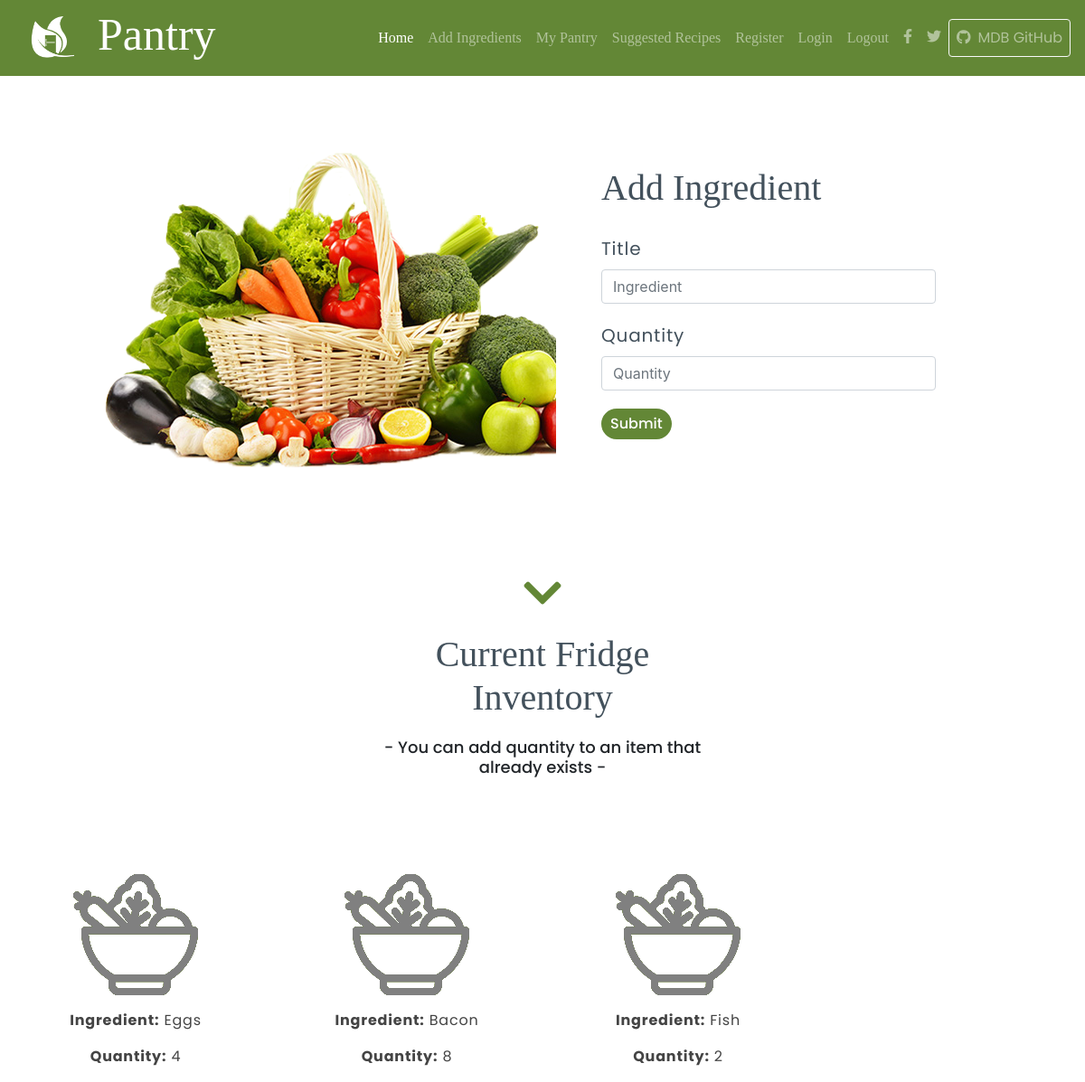
The app's page /ingredients (signed in) with its own data.
### fridge/models.py (models this page shows, shortened)
class Ingredientlist(db.Model):
    id = db.Column(db.Integer, primary_key = True)
    ingredient_col = db.Column(db.String(200))
    quantity = db.Column(db.Integer, nullable = False)
    user_id = db.Column(db.Integer, db.ForeignKey('user.id'), nullable = False)

### fridge/routes.py (the view, shortened to what this page needs)
@app.route('/ingredients', methods = ['GET', 'POST'])
@login_required
def get_ingredients():
    ingredient_form = IngredientForm()
    user_id = current_user.id
    updated_items = Ingredientlist.query.filter_by(user_id = user_id).all()
    return render_template('ingredients.html', ingredient_form = ingredient_form, updated_items = updated_items)

### fridge/forms.py
class IngredientForm(FlaskForm):
    ingredient_input = StringField("Title", validators=[DataRequired()])
    quantity = IntegerField('Quantity', validators=[DataRequired()])
    submit = SubmitField()

### fridge/models.py (called while the page is built)
@login.user_loader
def load_user(user_id):
    return User.query.get(int(user_id))

### fridge/templates/ingredients.html (shortened to what this page needs)
{% extends 'base.html' %}
{% block content %}
{% if current_user.is_authenticated %}
<div class="container-fluid ">
    <div class="row margin-top-adjust">
        <div class="col-md-1"></div>
        <div class="col-md-4 ">
            <img src="../static/images/ingredients.png" class="image-ingredient">
        </div>
        <div class="col-md-1"></div>
        <div class="col-md-5">
            <div class="form-holder">
                <h1>Add Ingredient</h1>
                <form action="" method="post">
                    <div class="form-group ">
                        <fieldset>
                            {{ ingredient_form.ingredient_input.label(class="margin-top paragraph") }}
                            {{ ingredient_form.ingredient_input(class="form-control", placeholder = "Ingredient") }}
                        </fieldset>
                        <fieldset>
                            {{ ingredient_form.quantity.label(class="margin-top paragraph") }}
                            {{ ingredient_form.quantity(class="form-control", placeholder = "Quantity") }}
                        </fieldset>
                        {{ ingredient_form.submit(class="btn btn-primary green-button margin-top") }}
                    </div>
                </form>
            </div>
        </div>
    </div>
    <div class="row">
        <div class="col-md-4"></div>
        <div class="col-md-4 center">
            <i class='fas fa-chevron-down arrow'></i>
            <h1 class="margin-top">Current Fridge Inventory</h1>
            <h3 class="subheading">- You can add quantity to an item that already exists -</h3>
        </div>
        <div class="col-md-2"></div>
    </div>
    <div class="row">
            {% for items in updated_items %}
                <div class="col-md-3 margin-top-adjust align-items">
                    <img src="../static/images/placeholder.png">
                    <p class="ingredients"><b>Ingredient:</b> {{ items.ingredient_col }}</p>
                    <p class="ingredients"><b>Quantity:</b> {{ items.quantity}}</p>
                </div>
            {% endfor %}
        </div>
    </div>
    {% else %}
    <h2>Sorry, you gotta log-in first :)</h2>
</div>
{% endif %}
{% endblock content %}

### fridge/static/css/main.css (style rules this page uses)
p { font-family: 'Playfair Display', serif; letter-spacing: 0.1vh; font-size: 20px; color:#43515c; }
.paragraph { font-family: 'Poppins', sans-serif; letter-spacing: 0.1vh; font-size: 20px; color:#43515c; }
label { font-family: 'Poppins', sans-serif; }
.green-button { background-color: #638736; border: none; color:white; font-family: 'Poppins', sans-serif; border-radius: 20px; padding:5px 10px; font-weight: 500; }
.margin-top { margin-top: 20px; }
.margin-top-adjust { margin-top: 84px; }
.form-holder { padding:50px ; background-color: white; margin-top:50px; }
.image-ingredient { margin-top:84px; }
.align-items { text-align: center; }
.ingredients { color: #444; font-size: 16px; text-transform: capitalize; font-family: 'Poppins', sans-serif; }
h2,h1,h6 { font-family: 'Playfair Display', serif; color:#43515c; }
.view,body,html { height:100% }
.arrow { margin-top:80px; font-size:48px; color:#638736; }
.center { text-align: center; }
.subheading { font-family: 'Poppins', sans-serif; font-size: 18px; margin-top:20px; }

### records on screen
Ingredientlist: ingredient_col "Eggs", quantity "4"
Ingredientlist: ingredient_col "Bacon", quantity "8"
Ingredientlist: ingredient_col "Fish", quantity "2"

### other values on screen
{{ ingredient_form.ingredient_input.label(class="margin-top paragraph") }} "Title"
{{ ingredient_form.quantity.label(class="margin-top paragraph") }} "Quantity"
